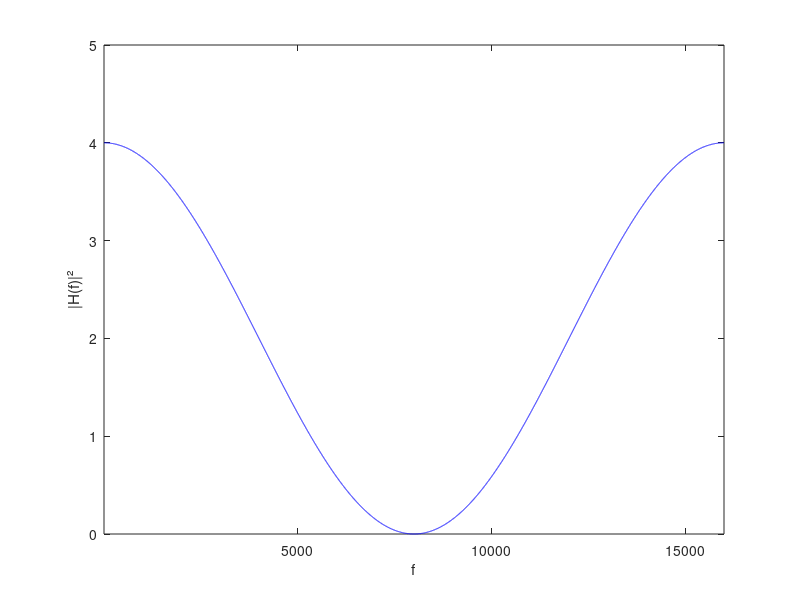
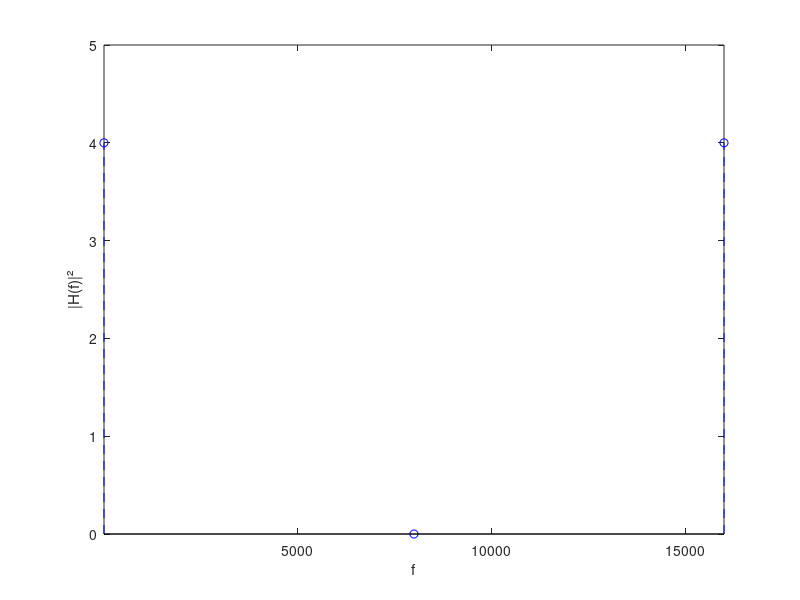

Write the MATLAB code that produced these figures, in order.
Fe = 16000;
Te = 1/Fe;
f = [1:Fe];
D=1;
%D=2;
mod = 2+2*cos(2*pi*f*Te*D); %this is |H(f)|²

figure(1);
plot(f, mod, 'b');
xlabel('f');
ylabel('|H(f)|²');
axis([1 Fe 0 5]);

f = [0 Fe/2 Fe];
mod = 2+2*cos(2*pi*f*Te*D);

figure(2);
stem(f, mod, '--b');
xlabel('f');
ylabel('|H(f)|²');
axis([1 Fe 0 5])